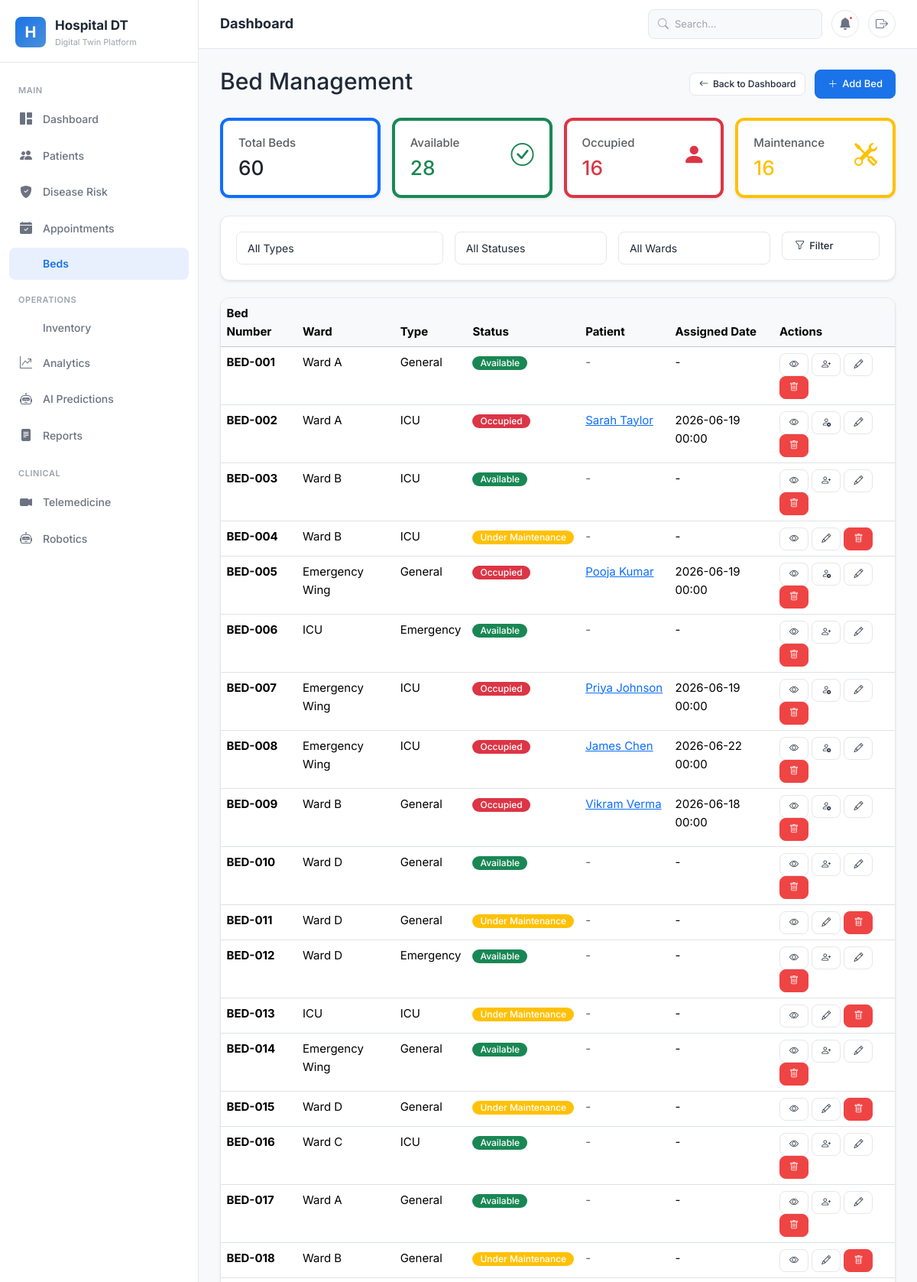
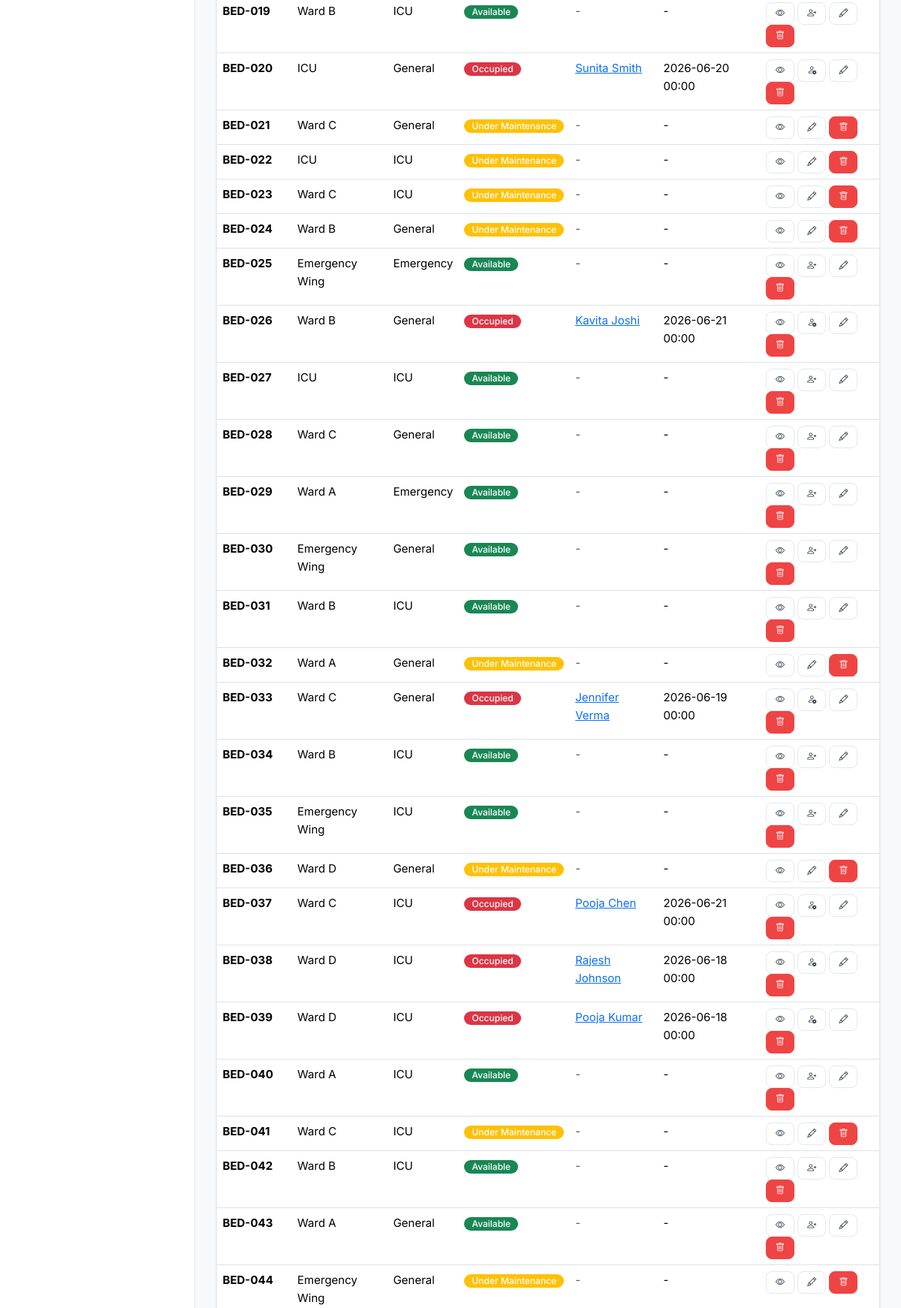
/beds/ (signed in, upper part), run on the app's committed database (2 pictures, top to bottom).
### beds/models.py (models this page shows, shortened)
class Bed(models.Model):
    BED_TYPE_CHOICES = [
        ('general', 'General'),
        ('icu', 'ICU'),
        ('emergency', 'Emergency'),
        ('private', 'Private'),
        ('semi_private', 'Semi-Private'),
    ]
    STATUS_CHOICES = [
        ('available', 'Available'),
        ('occupied', 'Occupied'),
        ('maintenance', 'Under Maintenance'),
        ('reserved', 'Reserved'),
    ]
    bed_number = models.CharField(max_length=20, unique=True)
    ward = models.ForeignKey(Ward, on_delete=models.SET_NULL, null=True, related_name='beds')
    bed_type = models.CharField(max_length=20, choices=BED_TYPE_CHOICES)
    status = models.CharField(max_length=20, choices=STATUS_CHOICES, default='available')
    patient = models.ForeignKey(Patient, on_delete=models.SET_NULL, null=True, blank=True)
    assigned_date = models.DateTimeField(null=True, blank=True)
    discharge_date = models.DateTimeField(null=True, blank=True)
    is_active = models.BooleanField(default=True)
    created_at = models.DateTimeField(auto_now_add=True)
    updated_at = models.DateTimeField(auto_now=True)

class Ward(models.Model):
    name = models.CharField(max_length=100)
    floor = models.IntegerField()
    description = models.TextField(blank=True)

### patients/models.py (models this page shows, shortened)
class Patient(models.Model):
    GENDER_CHOICES = [('M', 'Male'), ('F', 'Female'), ('O', 'Other')]
    BLOOD_GROUP_CHOICES = [
        ('A+', 'A+'), ('A-', 'A-'), ('B+', 'B+'), ('B-', 'B-'),
        ('AB+', 'AB+'), ('AB-', 'AB-'), ('O+', 'O+'), ('O-', 'O-'),
    ]
    STATUS_CHOICES = [
        ('admitted', 'Admitted'), ('discharged', 'Discharged'),
        ('outpatient', 'Outpatient'), ('emergency', 'Emergency'),
    ]
    patient_id = models.CharField(max_length=20, unique=True)
    first_name = models.CharField(max_length=100)
    last_name = models.CharField(max_length=100)
    date_of_birth = models.DateField()
    gender = models.CharField(max_length=1, choices=GENDER_CHOICES)
    blood_group = models.CharField(max_length=3, choices=BLOOD_GROUP_CHOICES)
    phone = models.CharField(max_length=15)
    email = models.EmailField(blank=True)
    address = models.TextField()
    emergency_contact = models.CharField(max_length=15)
    emergency_relation = models.CharField(max_length=50)
    status = models.CharField(max_length=20, choices=STATUS_CHOICES, default='outpatient')
    admission_date = models.DateTimeField(null=True, blank=True)
    discharge_date = models.DateTimeField(null=True, blank=True)
    user = models.OneToOneField(User, on_delete=models.SET_NULL, null=True, blank=True, related_name='patient_profile')
    created_by = models.ForeignKey(User, on_delete=models.SET_NULL, null=True, related_name='created_patients')
    created_at = models.DateTimeField(auto_now_add=True)
    updated_at = models.DateTimeField(auto_now=True)

### beds/views.py (the view)
# urls.py: path('', views.bed_list, name='bed_list'),
@admin_required
def bed_list(request):
    beds = Bed.objects.all()
    bed_type = request.GET.get('bed_type')
    status = request.GET.get('status')
    ward = request.GET.get('ward')
    if bed_type:
        beds = beds.filter(bed_type=bed_type)
    if status:
        beds = beds.filter(status=status)
    if ward:
        beds = beds.filter(ward_id=ward)
    total = beds.count()
    available = beds.filter(status='available').count()
    occupied = beds.filter(status='occupied').count()
    maintenance = beds.filter(status='maintenance').count()
    context = {
        'beds': beds,
        'total': total,
        'available': available,
        'occupied': occupied,
        'maintenance': maintenance,
    }
    return render(request, 'beds/bed_list.html', context)

### templates/beds/bed_list.html (shortened to what this page needs)
{% extends 'base.html' %}
{% load static %}
{% block content %}
<div class="d-flex justify-content-between align-items-center mb-4">
    <h2> Bed Management</h2>
    <div>
        <a href="{% url 'dashboard:home' %}" class="btn btn-outline-secondary btn-sm me-2"><i class="bi bi-arrow-left"></i> Back to Dashboard</a>
        <a href="{% url 'beds:bed_create' %}" class="btn btn-primary"><i class="bi bi-plus-lg"></i> Add Bed</a>
    </div>
</div>
<div class="row g-3 mb-4">
    <div class="col-md-3">
        <div class="card border-primary border-start border-4 shadow-sm">
            <div class="card-body">
                <div class="d-flex justify-content-between">
                    <div>
                        <h6 class="text-muted">Total Beds</h6>
                        <h3 class="mb-0">{{ total }}</h3>
                    </div>
                </div>
            </div>
        </div>
    </div>
    <div class="col-md-3">
        <div class="card border-success border-start border-4 shadow-sm">
            <div class="card-body">
                <div class="d-flex justify-content-between">
                    <div>
                        <h6 class="text-muted">Available</h6>
                        <h3 class="mb-0 text-success">{{ available }}</h3>
                    </div>
                    <i class="bi bi-check-circle text-success" style="font-size: 2rem;"></i>
                </div>
            </div>
        </div>
    </div>
    <div class="col-md-3">
        <div class="card border-danger border-start border-4 shadow-sm">
            <div class="card-body">
                <div class="d-flex justify-content-between">
                    <div>
                        <h6 class="text-muted">Occupied</h6>
                        <h3 class="mb-0 text-danger">{{ occupied }}</h3>
                    </div>
                    <i class="bi bi-person-fill text-danger" style="font-size: 2rem;"></i>
                </div>
            </div>
        </div>
    </div>
    <div class="col-md-3">
        <div class="card border-warning border-start border-4 shadow-sm">
            <div class="card-body">
                <div class="d-flex justify-content-between">
                    <div>
                        <h6 class="text-muted">Maintenance</h6>
                        <h3 class="mb-0 text-warning">{{ maintenance }}</h3>
                    </div>
                    <i class="bi bi-tools text-warning" style="font-size: 2rem;"></i>
                </div>
            </div>
        </div>
    </div>
</div>
<div class="card shadow-sm mb-4">
    <div class="card-body">
        <form method="get" class="row g-3">
            <div class="col-md-4">
                <select name="bed_type" class="form-select">
                    <option value="">All Types</option>
                </select>
            </div>
            <div class="col-md-3">
                <select name="status" class="form-select">
                    <option value="">All Statuses</option>
                </select>
            </div>
            <div class="col-md-3">
                <select name="ward" class="form-select">
                    <option value="">All Wards</option>
                </select>
            </div>
            <div class="col-md-2">
                <button type="submit" class="btn btn-outline-primary w-100"><i class="bi bi-funnel"></i> Filter</button>
            </div>
        </form>
    </div>
</div>
<div class="card shadow-sm">
    <div class="card-body p-0">
        <div class="table-responsive">
            <table class="table table-hover mb-0">
                <thead class="table-light">
                    <tr>
                        <th>Bed Number</th>
                        <th>Ward</th>
                        <th>Type</th>
                        <th>Status</th>
                        <th>Patient</th>
                        <th>Assigned Date</th>
                        <th>Actions</th>
                    </tr>
                </thead>
                <tbody>
                    {% for bed in beds %}
                    <tr>
                        <td><strong>{{ bed.bed_number }}</strong></td>
                        <td>{{ bed.ward.name|default:"-" }}</td>
                        <td>{{ bed.get_bed_type_display }}</td>
                        <td>
                            <span class="badge bg-{% if bed.status == 'available' %}success{% elif bed.status == 'occupied' %}danger{% elif bed.status == 'maintenance' %}warning{% elif bed.status == 'reserved' %}info{% endif %}">
                                {{ bed.get_status_display }}
                            </span>
                        </td>
                        <td>
                            {% if bed.patient %}
                            <a href="{% url 'patients:patient_detail' bed.patient.pk %}">{{ bed.patient.first_name }} {{ bed.patient.last_name }}</a>
                            {% else %}
                            <span class="text-muted">-</span>
                            {% endif %}
                        </td>
                        <td>{{ bed.assigned_date|date:"Y-m-d H:i"|default:"-" }}</td>
                        <td>
                            <a href="{% url 'beds:bed_detail' bed.pk %}" class="btn btn-sm btn-info" title="View"><i class="bi bi-eye"></i></a>
                            {% if bed.status == 'available' %}
                            <a href="{% url 'beds:assign_bed' bed.pk %}" class="btn btn-sm btn-success" title="Assign"><i class="bi bi-person-plus"></i></a>
                            {% endif %}
                            {% if bed.status == 'occupied' %}
                            <a href="{% url 'beds:discharge_bed' bed.pk %}" class="btn btn-sm btn-secondary" title="Discharge"><i class="bi bi-person-x"></i></a>
                            {% endif %}
                            <a href="{% url 'beds:bed_update' bed.pk %}" class="btn btn-sm btn-warning" title="Edit"><i class="bi bi-pencil"></i></a>
                            <a href="{% url 'beds:bed_delete' bed.pk %}" class="btn btn-sm btn-danger" title="Delete"><i class="bi bi-trash"></i></a>
                        </td>
                    </tr>
                    {% endfor %}
                </tbody>
            </table>
        </div>
    </div>
</div>
{% endblock %}

### static/css/minimal.css (style rules this page uses)
:root { --primary: #1a73e8; --primary-dark: #1557b0; --primary-light: #4a90d9; --primary-bg: #e8f0fe; --accent: #0d9488; --accent-dark: #0f766e; --accent-bg: #f0fdfa; --success: #10b981; --success-bg: #ecfdf5; --warning: #f59e0b; --warning-bg: #fffbeb; --error: #ef4444; --error-bg: #fef2f2; --purple: #8b5cf6; --purple-bg: #f5f3ff; --orange: #f97316; --orange-bg: #fff7ed; --bg: #f8f9fb; --bg-card: #ffffff; --text: #1f2937; --text-secondary: #6b7280; --text-muted: #9ca3af; --border: #e5e7eb; --shadow-sm: 0 1px 2px rgba(0,0,0,0.04); --shadow: 0 1px 3px rgba(0,0,0,0.06), 0 1px 2px rgba(0,0,0,0.04); --shadow-md: 0 4px 6px -1px rgba(0,0,0,0.06), 0 2px 4px -2px rgba(0,0,0,0.04); --shadow-lg: 0 10px 15px -3px rgba(0,0,0,0.06), 0 4px 6px -4px rgba(0,0,0,0.04); --radius: 12px; --radius-sm: 8px; --radius-lg: 16px; --sidebar-width: 260px; --header-height: 64px; --transition: all 0.2s ease; }
*, *::before, *::after { box-sizing: border-box; margin: 0; padding: 0; }
html { font-size: 15px; }
body { font-family: 'Inter', -apple-system, BlinkMacSystemFont, 'Segoe UI', sans-serif; background: var(--bg); color: var(--text); line-height: 1.6; -webkit-font-smoothing: antialiased; }
.card { background: var(--bg-card); border: 1px solid var(--border); border-radius: var(--radius); overflow: hidden; }
.card-body { padding: 20px; }
.card-body.p-0 { padding: 0; }
.badge { display: inline-flex; align-items: center; padding: 3px 10px; border-radius: 20px; font-size: 12px; font-weight: 500; gap: 4px; }
.btn { display: inline-flex; align-items: center; gap: 6px; padding: 8px 16px; border-radius: var(--radius-sm); font-size: 13px; font-weight: 500; font-family: inherit; border: 1px solid var(--border); background: var(--bg-card); color: var(--text); cursor: pointer; transition: var(--transition); text-decoration: none; white-space: nowrap; }
.btn-primary { background: var(--primary); color: #fff; border-color: var(--primary); }
.btn-sm { padding: 5px 12px; font-size: 12px; }
.btn-danger { background: var(--error); color: #fff; border-color: var(--error); }
.form-input, .form-select, .form-textarea { width: 100%; padding: 10px 14px; border: 1px solid var(--border); border-radius: var(--radius-sm); font-size: 14px; font-family: inherit; color: var(--text); background: var(--bg-card); outline: none; transition: var(--transition); }
.text-muted { color: var(--text-muted); }
.mb-4 { margin-bottom: 16px; }
.p-0 { padding: 0 !important; }
.d-flex { display: flex; }

### data on the page
Bed: bed_number "BED-001", ward.name "Ward A", bed_type "General", status "Available", assigned_date "-"
Bed: bed_number "BED-002", ward.name "Ward A", bed_type "ICU", status "Occupied", patient.first_name "Sarah", patient.last_name "Taylor", assigned_date "2026-06-19 00:00"
Bed: bed_number "BED-003", ward.name "Ward B", bed_type "ICU", status "Available", assigned_date "-"
Bed: bed_number "BED-004", ward.name "Ward B", bed_type "ICU", status "Under Maintenance", assigned_date "-"
Bed: bed_number "BED-005", ward.name "Emergency Wing", bed_type "General", status "Occupied", patient.first_name "Pooja", patient.last_name "Kumar", assigned_date "2026-06-19 00:00"
Bed: bed_number "BED-006", ward.name "ICU", bed_type "Emergency", status "Available", assigned_date "-"
Bed: bed_number "BED-007", ward.name "Emergency Wing", bed_type "ICU", status "Occupied", patient.first_name "Priya", patient.last_name "Johnson", assigned_date "2026-06-19 00:00"
Bed: bed_number "BED-008", ward.name "Emergency Wing", bed_type "ICU", status "Occupied", patient.first_name "James", patient.last_name "Chen", assigned_date "2026-06-22 00:00"
Bed: bed_number "BED-009", ward.name "Ward B", bed_type "General", status "Occupied", patient.first_name "Vikram", patient.last_name "Verma", assigned_date "2026-06-18 00:00"
Bed: bed_number "BED-010", ward.name "Ward D", bed_type "General", status "Available", assigned_date "-"
Bed: bed_number "BED-011", ward.name "Ward D", bed_type "General", status "Under Maintenance", assigned_date "-"
Bed: bed_number "BED-012", ward.name "Ward D", bed_type "Emergency", status "Available", assigned_date "-"
Bed: bed_number "BED-013", ward.name "ICU", bed_type "ICU", status "Under Maintenance", assigned_date "-"
Bed: bed_number "BED-014", ward.name "Emergency Wing", bed_type "General", status "Available", assigned_date "-"
Bed: bed_number "BED-015", ward.name "Ward D", bed_type "General", status "Under Maintenance", assigned_date "-"
Bed: bed_number "BED-016", ward.name "Ward C", bed_type "ICU", status "Available", assigned_date "-"
Bed: bed_number "BED-017", ward.name "Ward A", bed_type "General", status "Available", assigned_date "-"
Bed: bed_number "BED-018", ward.name "Ward B", bed_type "General", status "Under Maintenance", assigned_date "-"
Bed: bed_number "BED-019", ward.name "Ward B", bed_type "ICU", status "Available", assigned_date "-"
Bed: bed_number "BED-020", ward.name "ICU", bed_type "General", status "Occupied", patient.first_name "Sunita", patient.last_name "Smith", assigned_date "2026-06-20 00:00"
Bed: bed_number "BED-021", ward.name "Ward C", bed_type "General", status "Under Maintenance", assigned_date "-"
Bed: bed_number "BED-022", ward.name "ICU", bed_type "ICU", status "Under Maintenance", assigned_date "-"
Bed: bed_number "BED-023", ward.name "Ward C", bed_type "ICU", status "Under Maintenance", assigned_date "-"
Bed: bed_number "BED-024", ward.name "Ward B", bed_type "General", status "Under Maintenance", assigned_date "-"
Bed: bed_number "BED-025", ward.name "Emergency Wing", bed_type "Emergency", status "Available", assigned_date "-"
Bed: bed_number "BED-026", ward.name "Ward B", bed_type "General", status "Occupied", patient.first_name "Kavita", patient.last_name "Joshi", assigned_date "2026-06-21 00:00"
Bed: bed_number "BED-027", ward.name "ICU", bed_type "ICU", status "Available", assigned_date "-"
Bed: bed_number "BED-028", ward.name "Ward C", bed_type "General", status "Available", assigned_date "-"
Bed: bed_number "BED-029", ward.name "Ward A", bed_type "Emergency", status "Available", assigned_date "-"
Bed: bed_number "BED-030", ward.name "Emergency Wing", bed_type "General", status "Available", assigned_date "-"
Bed: bed_number "BED-031", ward.name "Ward B", bed_type "ICU", status "Available", assigned_date "-"
Bed: bed_number "BED-032", ward.name "Ward A", bed_type "General", status "Under Maintenance", assigned_date "-"
Bed: bed_number "BED-033", ward.name "Ward C", bed_type "General", status "Occupied", patient.first_name "Jennifer", patient.last_name "Verma", assigned_date "2026-06-19 00:00"
Bed: bed_number "BED-034", ward.name "Ward B", bed_type "ICU", status "Available", assigned_date "-"
Bed: bed_number "BED-035", ward.name "Emergency Wing", bed_type "ICU", status "Available", assigned_date "-"
Bed: bed_number "BED-036", ward.name "Ward D", bed_type "General", status "Under Maintenance", assigned_date "-"
Bed: bed_number "BED-037", ward.name "Ward C", bed_type "ICU", status "Occupied", patient.first_name "Pooja", patient.last_name "Chen", assigned_date "2026-06-21 00:00"
Bed: bed_number "BED-038", ward.name "Ward D", bed_type "ICU", status "Occupied", patient.first_name "Rajesh", patient.last_name "Johnson", assigned_date "2026-06-18 00:00"
Bed: bed_number "BED-039", ward.name "Ward D", bed_type "ICU", status "Occupied", patient.first_name "Pooja", patient.last_name "Kumar", assigned_date "2026-06-18 00:00"
Bed: bed_number "BED-040", ward.name "Ward A", bed_type "ICU", status "Available", assigned_date "-"
Bed: bed_number "BED-041", ward.name "Ward C", bed_type "ICU", status "Under Maintenance", assigned_date "-"
Bed: bed_number "BED-042", ward.name "Ward B", bed_type "ICU", status "Available", assigned_date "-"
Bed: bed_number "BED-043", ward.name "Ward A", bed_type "General", status "Available", assigned_date "-"
Bed: bed_number "BED-044", ward.name "Emergency Wing", bed_type "General", status "Under Maintenance", assigned_date "-"

### other printed values
{{ total }} "60"
{{ available }} "28"
{{ occupied }} "16"
{{ maintenance }} "16"
